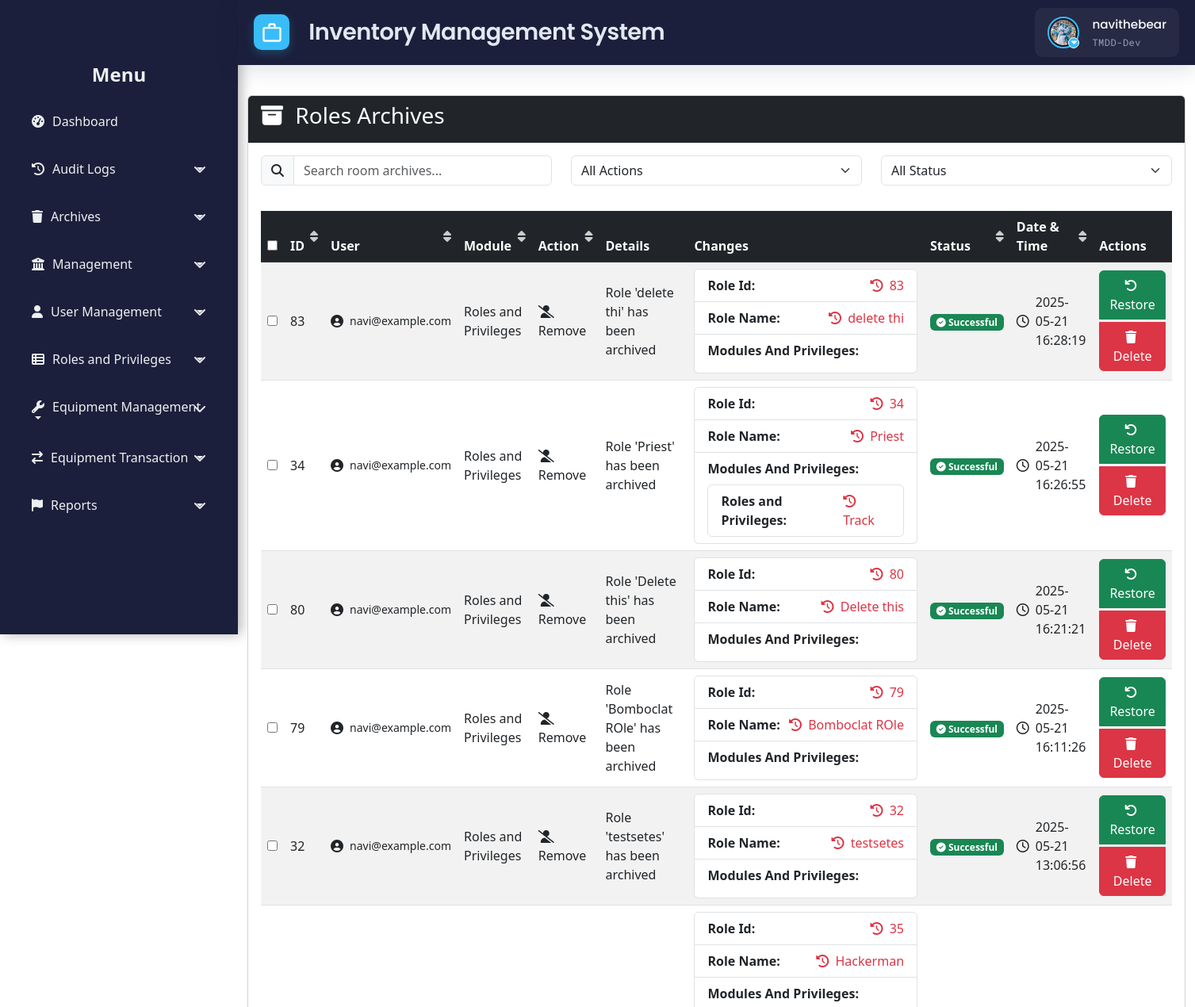
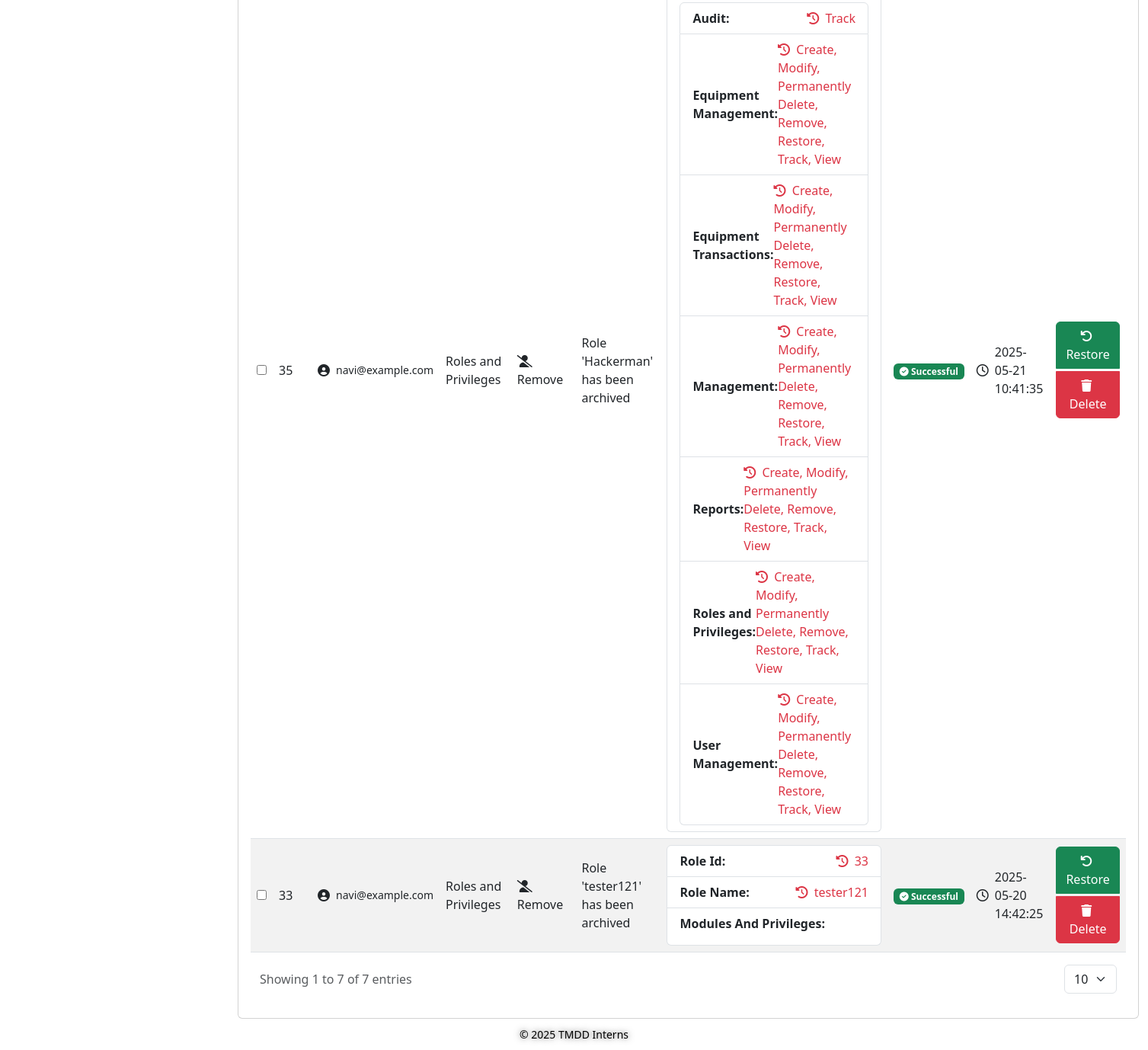
/src/view/php/modules/log_management/archive_manager/rm_archive.php (signed in), run on the app's committed database (2 pictures, top to bottom).
### tables this page shows
CREATE TABLE `users` (
  `id` int(11) NOT NULL,
  `username` varchar(50) NOT NULL,
  `email` varchar(100) NOT NULL,
  `password` varchar(255) NOT NULL,
  `first_name` varchar(100) DEFAULT NULL,
  `last_name` varchar(100) DEFAULT NULL,
  `date_created` timestamp NULL DEFAULT current_timestamp(),
  `status` enum('Offline','Online') NOT NULL,
  `is_disabled` tinyint(1) NOT NULL DEFAULT 0,
  `profile_pic_path` varchar(2048) DEFAULT NULL
);

CREATE TABLE `roles` (
  `id` int(11) NOT NULL,
  `role_name` varchar(100) NOT NULL,
  `is_disabled` tinyint(1) NOT NULL DEFAULT 0
);

### src/view/php/modules/log_management/archive_manager/rm_archive.php (the view, shortened to what the rows shown need)
<?php
require_once('../../../../../../config/ims-tmdd.php');
include '../../../general/header.php';
include '../../../general/sidebar.php';
$rbac = new RBACService($pdo, $_SESSION['user_id']);
$rbac->requirePrivilege('Roles and Privileges', 'View');
$canRestore = $rbac->hasPrivilege('Roles and Privileges', 'Restore');
$canPermanentDelete = $rbac->hasPrivilege('Roles and Privileges', 'Permanently Delete');
$sort_by = $_GET['sort_by'] ?? 'date_time';
$sort_order = $_GET['sort_order'] ?? 'desc';
$allowedSortColumns = [
    'role_id' => 'r.id',
    'operator_name' => 'operator_name',
    'module' => 'al.Module',
    'action' => 'al.Action',
    'status' => 'al.Status',
    'date_time' => 'al.Date_Time'
];
$orderByClause = "ORDER BY " . $allowedSortColumns[$sort_by] . " " . strtoupper($sort_order) . ", r.id DESC";
$sql = "
SELECT
    r.id AS role_id,
    r.role_name AS role_name,
    CONCAT(u.First_Name, ' ', u.Last_Name) AS operator_name,
    u.Email AS operator_email,
    al.Module AS module,
    al.Action AS action,
    al.Details AS details,
    al.OldVal AS old_val,
    al.NewVal AS new_val,
    al.Status AS status,
    al.Date_Time AS date_time,
    al.UserID AS operator_id
FROM roles r
LEFT JOIN audit_log al ON al.EntityID = r.id AND al.Module = 'Roles and Privileges'
LEFT JOIN users u ON u.id = al.UserID
WHERE r.is_disabled = 1
  AND al.TrackID = (
    SELECT MAX(a2.TrackID)
    FROM audit_log a2
    WHERE a2.EntityID = r.id AND a2.Module = 'Roles and Privileges'
  )
{$orderByClause}
";
$stmt = $pdo->prepare($sql);
$stmt->execute();
$roleData = $stmt->fetchAll(PDO::FETCH_ASSOC);
function getActionIcon($action)
{
    $action = strtolower($action);
    if ($action === 'modified') {
        return '<i class="fas fa-user-edit"></i>';
    } elseif ($action === 'add') {
        return '<i class="fas fa-user-plus"></i>';
    } elseif ($action === 'delete' || $action === 'remove') {
        return '<i class="fas fa-user-slash"></i>';
    } else {
        return '<i class="fas fa-info-circle"></i>';
    }
}
function getStatusIcon($status)
{
    return (strtolower($status) === 'successful')
        ? '<i class="fas fa-check-circle"></i>'
        : '<i class="fas fa-times-circle"></i>';
}
function formatChanges($oldJsonStr)
{
    $oldData = json_decode($oldJsonStr, true);
    $html = '<ul class="list-group">';
    foreach ($oldData as $key => $value) {
        if ($key === 'modules_and_privileges' && is_array($value)) {
            $html .= '<li class="list-group-item">
                        <strong>' . ucwords(str_replace('_', ' ', $key)) . ':</strong>
                        <ul class="list-group mt-2">';
            foreach ($value as $module => $privileges) {
                $privilegesStr = is_array($privileges) ? implode(', ', $privileges) : $privileges;
                $html .= '<li class="list-group-item d-flex justify-content-between align-items-center">
                            <strong>' . htmlspecialchars($module) . ':</strong>
                            <span class="old-value text-danger">
                                <i class="fas fa-history me-1"></i> ' . htmlspecialchars($privilegesStr) . '
                            </span>
                          </li>';
            }
            $html .= '</ul></li>';
        } else {
            if (is_null($value)) {
                $displayValue = '<em>null</em>';
            } elseif (is_array($value)) {
                $displayValue = htmlspecialchars(json_encode($value));
            } else {
                $displayValue = htmlspecialchars((string)$value);
            }
            $friendlyKey = ucwords(str_replace('_', ' ', $key));
            $html .= '<li class="list-group-item d-flex justify-content-between align-items-center">
                        <strong>' . $friendlyKey . ':</strong>
                        <span class="old-value text-danger">
                            <i class="fas fa-history me-1"></i> ' . $displayValue . '
                        </span>
                      </li>';
        }
    }
    $html .= '</ul>';
    return $html;
}
?>
<!DOCTYPE html>
<html lang="en">
<head>
    <link rel="stylesheet" href="https://cdn.jsdelivr.net/npm/bootstrap@5.3.0/dist/css/bootstrap.min.css">
    <link rel="stylesheet" href="https://cdnjs.cloudflare.com/ajax/libs/font-awesome/6.4.0/css/all.min.css">
    <link rel="stylesheet" src="<?php echo BASE_URL; ?> /src/view/styles/css/audit_log.css">
</head>
<body>
    <div class="wrapper">
        <div class="main-content container-fluid">
            <div class="card">
                <div class="card-body">
                    <div class="table-responsive" id="table">
                        <table id="archivedRolesTable" class="table table-striped table-hover align-middle">
                            <thead class="table-dark">
                                <tr>
                                    <th><input type="checkbox" id="select-all"></th>
                                    <th class="sortable" data-sort-by="role_id" style="width: 25px;">ID <i class="fas fa-sort"></i></th>
                                    <th class="sortable" data-sort-by="operator_name">User <i class="fas fa-sort"></i></th>
                                    <th class="sortable" data-sort-by="module">Module <i class="fas fa-sort"></i></th>
                                    <th class="sortable" data-sort-by="action">Action <i class="fas fa-sort"></i></th>
                                    <th>Details</th>
                                    <th>Changes</th>
                                    <th class="sortable" data-sort-by="status">Status <i class="fas fa-sort"></i></th>
                                    <th class="sortable" data-sort-by="date_time">Date &amp; Time <i class="fas fa-sort"></i></th>
                                    <th>Actions</th>
                                </tr>
                            </thead>
                            <tbody id="auditTable">
                                <?php if (!empty($roleData)): ?>
                                    <?php foreach ($roleData as $role): ?>
                                        <tr data-role-id="<?php echo $role['role_id']; ?>">
                                            <td>
                                                <input type="checkbox" class="select-row" value="<?php echo $role['role_id']; ?>">
                                            </td>
                                            <td><?php echo htmlspecialchars($role['role_id']); ?></td>
                                            <td class="user">
                                                <div class="d-flex align-items-center">
                                                    <i class="fas fa-user-circle me-2"></i>
                                                    <small><?php echo htmlspecialchars($role['operator_email'] ?? 'Unknown'); ?></small>
                                                </div>
                                            </td>
                                            <td class="module">
                                                <?php echo !empty($role['module']) ? htmlspecialchars(trim($role['module'])) : '<em class="text-muted">N/A</em>'; ?>
                                            </td>
                                            <td class="action">
                                                <?php
                                                $actionText = !empty($role['action']) ? $role['action'] : 'Unknown';
                                                echo '<span class="action-badge action-' . strtolower(str_replace(' ', '.', $actionText)) . '">';
                                                echo getActionIcon($actionText) . ' ' . htmlspecialchars($actionText);
                                                echo '</span>';
                                                ?>
                                            </td>
                                            <td class="details">
                                                <?php echo nl2br(htmlspecialchars($role['details'])); ?>
                                            </td>
                                            <td class="changes">
                                                <?php echo formatChanges($role['old_val']); ?>
                                            </td>
                                            <td class="status">
                                                <span class="badge <?php echo (strtolower($role['status']) === 'successful') ? 'bg-success' : 'bg-danger'; ?>">
                                                    <?php echo getStatusIcon($role['status']) . ' ' . htmlspecialchars($role['status']); ?>
                                                </span>
                                            </td>
                                            <td class="date-time">
                                                <div class="d-flex align-items-center">
                                                    <i class="far fa-clock me-2"></i>
                                                    <?php echo htmlspecialchars($role['date_time']); ?>
                                                </div>
                                            </td>
                                            <td class="actions">
                                                <div class="btn-group-vertical gap-1">
                                                    <?php if ($canRestore): ?>
                                                        <button type="button" class="btn btn-success restore-btn"
                                                            data-role-id="<?php echo $role['role_id']; ?>"
                                                            data-role-name="<?php echo htmlspecialchars($role['role_name']); ?>"
                                                            data-bs-toggle="modal" data-bs-target="#confirmRestoreModal">
                                                            <i class="fas fa-undo me-1"></i> Restore
                                                        </button>
                                                    <?php endif; ?>
                                                    <?php if ($canPermanentDelete): ?>
                                                        <button type="button" class="btn btn-danger delete-btn"
                                                            data-role-id="<?php echo $role['role_id']; ?>"
                                                            data-role-name="<?php echo htmlspecialchars($role['role_name']); ?>"
                                                            data-bs-toggle="modal" data-bs-target="#confirmDeleteModal">
                                                            <i class="fas fa-trash me-1"></i> Delete
                                                        </button>
                                                    <?php endif; ?>
                                                </div>
                                            </td>
                                        </tr>
                                    <?php endforeach; ?>
                                <?php endif; ?>
                            </tbody>
                        </table>
                    </div>
                </div>
            </div>
        </div>
    </div>
</body>
</html>

### src/view/php/general/header.php (shortened to what the rows shown need)
<?php
$user_id = $_SESSION['user_id'] ?? null;
$stmt = $pdo->prepare("
    SELECT u.username, u.profile_pic_path, r.role_name AS role
    FROM users u
    LEFT JOIN user_department_roles ur ON u.id = ur.user_id
    LEFT JOIN roles r ON ur.role_id = r.id
    WHERE u.id = ?
    LIMIT 1
");
$stmt->execute([$user_id]);
$user = $stmt->fetch(PDO::FETCH_ASSOC);
?>
<!DOCTYPE html>
<html lang="en">
<head>
    <link href="https://cdn.jsdelivr.net/npm/bootstrap@5.2.3/dist/css/bootstrap.min.css" rel="stylesheet">
    <link href="https://cdn.jsdelivr.net/npm/bootstrap-icons@1.10.3/font/bootstrap-icons.css" rel="stylesheet">
    <link rel="stylesheet"
        href="https://cdn.jsdelivr.net/npm/bootstrap@5.3.0/dist/css/bootstrap.min.css">
    <link rel="stylesheet"
        href="https://cdnjs.cloudflare.com/ajax/libs/font-awesome/6.4.0/css/all.min.css">
    <link href="https://cdn.jsdelivr.net/npm/select2@4.1.0-rc.0/dist/css/select2.min.css" rel="stylesheet" />
    <link rel="stylesheet" href="<?php echo BASE_URL; ?>src/view/styles/css/toast.css">
    <link rel="stylesheet" href="<?php echo BASE_URL; ?>src/view/styles/css/header_footer.css">
</head>
<body>
    <header class="header">
        <div class="header-widgets">
            <div class="user-profile" onclick="toggleDropdown()">
                <div class="profile-picture-container">
                    <img
                        src="<?= BASE_URL .
                                    (
                                        !empty($user['profile_pic_path'])
                                        ? 'public/' . htmlspecialchars($user['profile_pic_path'])
                                        : 'public/assets/img/default_profile.jpg'
                                    )
                                ?>"
                        alt="User Profile"
                        class="profile-picture" />
                    <span class="dropdown-indicator"><i class="fas fa-caret-down"></i></span>
                </div>
                <div class="user-info">
                    <div class="user-name"><?php echo htmlspecialchars($user['username']); ?></div>
                    <div class="user-role"><?= htmlspecialchars($user['role']); ?></div>
                </div>
            </div>
        </div>
    </header>
</body>
</html>

### data on the page
users: profile_pic_path (picture), username "navithebear", roles.role_name "TMDD-Dev"
roles: id "83", operator_email "navi@example.com", module "Roles and Privileges", actionText "Remove", details "Role 'delete thi' has been archived", friendlyKey "Role Id", friendlyKey "Role Name", role_name "delete thi", key "Modules And Privileges", status "Successful", date_time "2025-05-21 16:28:19"
roles: id "34", operator_email "navi@example.com", module "Roles and Privileges", actionText "Remove", details "Role 'Priest' has been archived", friendlyKey "Role Id", friendlyKey "Role Name", role_name "Priest", key "Modules And Privileges", privilegesStr "Track", status "Successful", date_time "2025-05-21 16:26:55"
roles: id "80", operator_email "navi@example.com", module "Roles and Privileges", actionText "Remove", details "Role 'Delete this' has been archived", friendlyKey "Role Id", friendlyKey "Role Name", role_name "Delete this", key "Modules And Privileges", status "Successful", date_time "2025-05-21 16:21:21"
roles: id "79", operator_email "navi@example.com", module "Roles and Privileges", actionText "Remove", details "Role 'Bomboclat ROle' has been archived", friendlyKey "Role Id", friendlyKey "Role Name", role_name "Bomboclat ROle", key "Modules And Privileges", status "Successful", date_time "2025-05-21 16:11:26"
roles: id "32", operator_email "navi@example.com", module "Roles and Privileges", actionText "Remove", details "Role 'testsetes' has been archived", friendlyKey "Role Id", friendlyKey "Role Name", role_name "testsetes", key "Modules And Privileges", status "Successful", date_time "2025-05-21 13:06:56"
roles: id "35", operator_email "navi@example.com", module "Roles and Privileges", actionText "Remove", details "Role 'Hackerman' has been archived", friendlyKey "Role Id", friendlyKey "Role Name", role_name "Hackerman", key "Modules And Privileges", module "Audit", privilegesStr "Track", module "Equipment Management", privilegesStr "Create, Modify, Permanently Delete, Remove, Restore, Track, View", module "Equipment Transactions", module "Management", module "Reports", module "User Management", status "Successful", date_time "2025-05-21 10:41:35"
roles: id "33", operator_email "navi@example.com", module "Roles and Privileges", actionText "Remove", details "Role 'tester121' has been archived", friendlyKey "Role Id", friendlyKey "Role Name", role_name "tester121", key "Modules And Privileges", status "Successful", date_time "2025-05-20 14:42:25"

### other printed values
$totalRoles "7"
